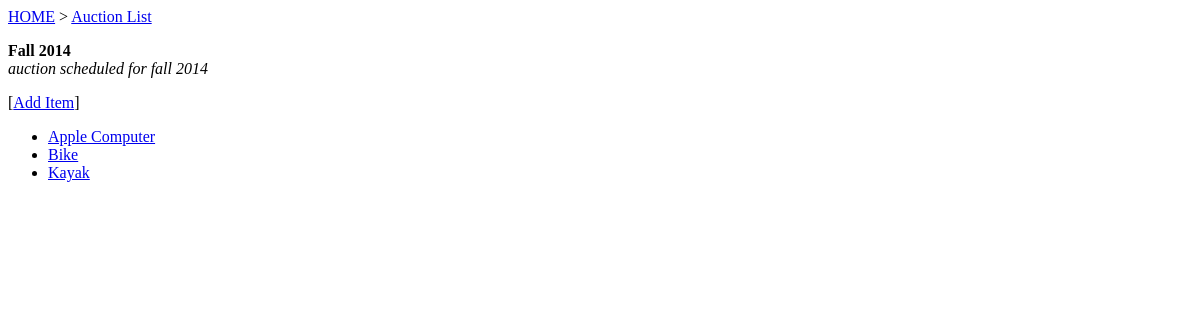
The page /auction/items/1/ on the database as committed earlier.
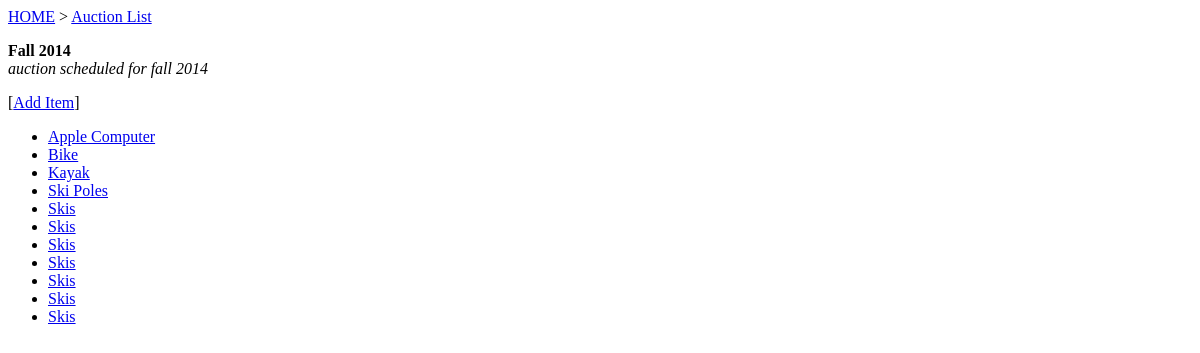
The same page on the database as committed later.
### bidRecorder/models.py (models this page shows, shortened)
class AuctionItem(models.Model):
    auction = models.ForeignKey(Auction)
    name = models.CharField(max_length=150)
    description = models.CharField(max_length=500)
    fmv = models.DecimalField('fair market value', max_digits=7, decimal_places=2)
    opening_bid = models.DecimalField('opening bid', max_digits=7, decimal_places=2)
    donor = models.ForeignKey(Registrant)

### bidRecorder/views.py (the view)
# urls.py: url(r'^items/(?P<auction_id>\d+)/$', views.listItems, name='listItems'),
def listItems(request, auction_id):
    itemList = AuctionItem.objects.filter(auction=auction_id).order_by('name')
    auction = Auction.objects.get(pk=auction_id)
    context = {
        'itemList': itemList,
        'auctionId': auction_id,
        'auction': auction
    }
    return render(request, 'bidRecorder/items.html', context)

### bidRecorder/templates/bidRecorder/items.html
<a href="{% url 'index' %}">HOME</a> >
<a href="{% url 'listAuctions' %}">Auction List</a><br>
<p>
<b>{{ auction.name }}</b><br>
<i>{{ auction.description }}</i>
<p>
[<a href="{% url 'newItemDetail' auctionId %}">Add Item</a>]<br>
<p>
{% if itemList %}
    <ul>
    {% for item in itemList %}
        <li><a href="{% url 'item' item.id %}">{{ item.name }}</a></li>
    {% endfor %}
    </ul>
{% else %}
    <p>No auction items are available.</p>
{% endif %}

Rows that differ between the two databases and show on the page:
added AuctionItem: name "Ski Poles"
added AuctionItem: name "Skis"
added AuctionItem: name "Skis"
added AuctionItem: name "Skis"
added AuctionItem: name "Skis"
added AuctionItem: name "Skis"
added AuctionItem: name "Skis"
added AuctionItem: name "Skis"
